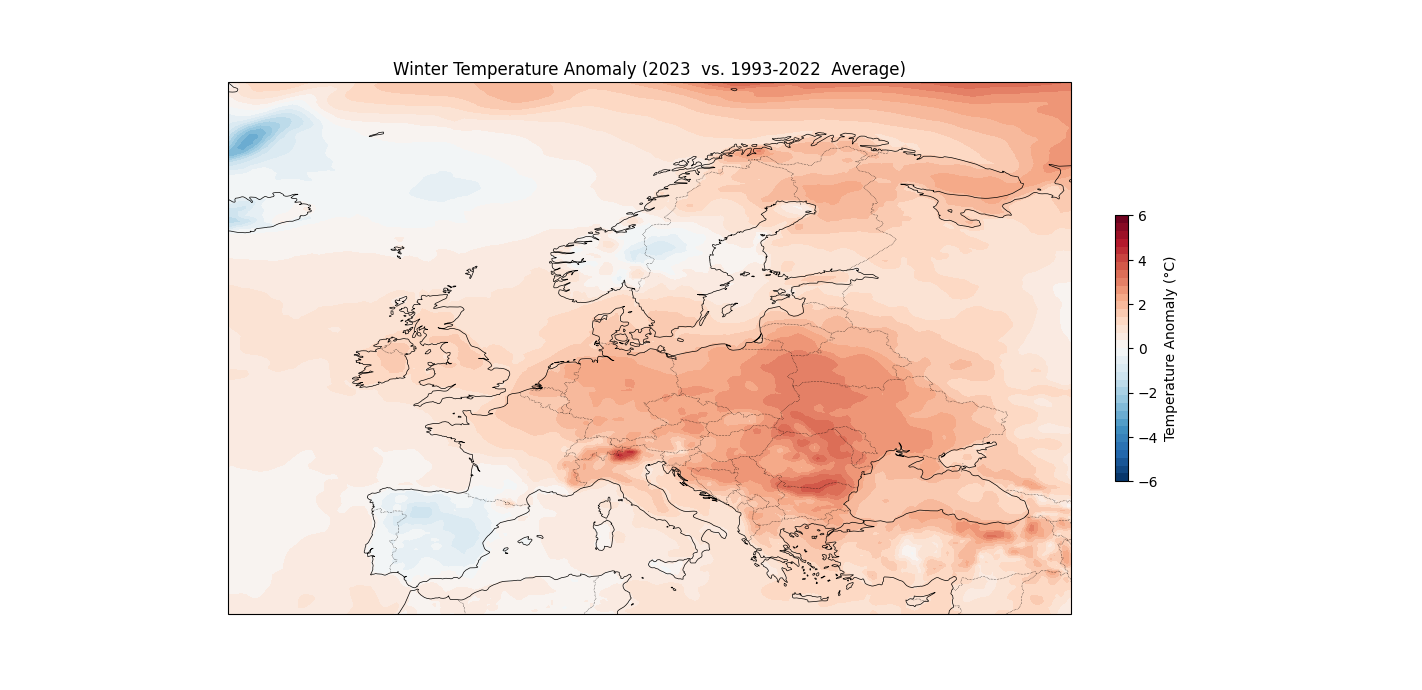

Reproduce this figure in Python.

"""
Winter Temperatures Anomaly of 2023 relative to 1993-2022 years
"""

import xarray as xr
import matplotlib.pyplot as plt
import cartopy.crs as ccrs
import cartopy.feature as cfeature
import numpy as np 

# datasets
long_term = xr.open_dataset("C:/anomaly/1993_2022.nc")
recent_data = xr.open_dataset("C:/anomaly/2023_winter.nc")

# Compute mean temperature for both periods
long_term_mean = long_term['t2m'].mean(dim='time')
recent_mean = recent_data['t2m'].mean(dim='time')

# Calculate the anomaly
anomaly = recent_mean - long_term_mean

# Define the figure and axis with Cartopy projection
fig, ax = plt.subplots(figsize=(10, 12), subplot_kw={'projection': ccrs.PlateCarree()})

# Set the geographical extent to include Europe and Turkey
ax.set_extent([-20, 45, 34, 75], crs=ccrs.PlateCarree())

# Add coastlines and borders for better visualization
ax.coastlines(resolution='50m', linewidths=0.5)
ax.add_feature(cfeature.BORDERS, linestyle=':', linewidths=0.4)

lev = np.linspace(-6, 6, 36) 
color_bar_ticks = np.arange(-6, 7, 2)

# Plot the contour map of temperature anomalies
contour_plot = ax.contourf(anomaly.longitude,anomaly.latitude, anomaly, transform=ccrs.PlateCarree(), cmap='RdBu_r',levels=lev)

# Add color bar
cbar = plt.colorbar(contour_plot, ax=ax, shrink=0.5, pad=0.04)
cbar.set_label('Temperature Anomaly (°C)')
cbar.set_ticks(color_bar_ticks)

# Display the plot with title
plt.title('Winter Temperature Anomaly (2023  vs. 1993-2022  Average)')
plt.show()
